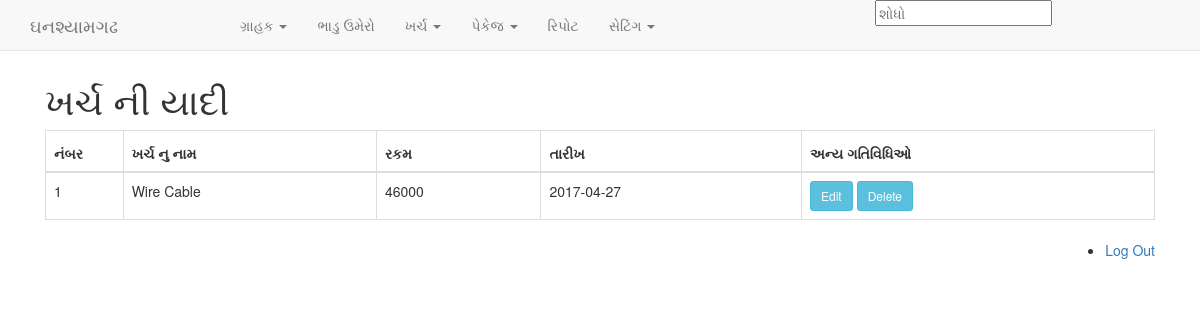
Page /index.php/expance on the committed database.
### tables this page shows
CREATE TABLE IF NOT EXISTS `tbl_expance` (
  `eid` int(11) NOT NULL AUTO_INCREMENT,
  `ename` varchar(255) NOT NULL,
  `expance_amount` int(11) NOT NULL,
  `expance_date` date NOT NULL,
  PRIMARY KEY (`eid`)
);

### application/controllers/Expance.php (called while the page is built, shortened)
<?php
class Expance extends CI_Controller {
private $limit = 20;
	function __construct()
	{
			$this->load->model('user','',TRUE);
			$this->load->model("ExpanceModel");
			$this->load->helper(array('form', 'url'));
    		$this->load->library('form_validation');
	}
	public function index()
	{
		$session_data = $this->session->userdata('logged_in');
		$data['email'] = $session_data['email'];
		$data['session_data'] = $session_data;
		$uri_segment = 4;
		$offset = $this->uri->segment($uri_segment);
		$viewdata = $this->ExpanceModel->get_paged_list($this->limit, $offset)->result();
		$data["viewdata"] = $viewdata;
		$data['title'] = 'Expance';
		$data['action'] = "All Record";
		$this->load->library('pagination');
		$config['base_url'] = base_url()."expance/index/";
		$config['total_rows'] = $this->ExpanceModel->count_all();
		$config['per_page'] = $this->limit;
		$config['uri_segment'] = $uri_segment;
		$this->pagination->initialize($config);
		$data['pagination'] = $this->pagination->create_links();
		$data['message'] = $this->session->flashdata('message');
		$data["num"] = $this->uri->segment(4);
		$this->load->view('header',$data);
		$this->load->view('expance/all',$data);
		$this->load->view('footer');
	}
}

### index.php (called while the page is built, shortened)
<?php
require_once BASEPATH.'core/CodeIgniter.php';

### application/models/Expancemodel.php (called while the page is built, shortened)
<?php
Class Expancemodel extends CI_Model
{
	private $table = 'tbl_expance';
	function get_paged_list($limit = 10, $offset = 0)
	{
		$this->db->order_by('eid');
		return $this->db->get($this->table, $limit, $offset);
	}
	function count_all()
	{
		$this->db->order_by('eid','desc');
		return $this->db->count_all($this->table);
	}
}
?>

### application/views/expance/all.php (the view)
 <section>
 	<div class="container">
     	<main class="main" style="margin-top:60px;">
         	<div class="table_wrapp">
             	<div class="content-header">
             	<div class="col-md-12">
                 	<h1 class="bg">ખર્ચ ની યાદી
                      </h1>
                 </div>
             	</div>
             </div>
             <div class="col-md-12">
     			<table id="example" class="table table-bordered" cellspacing="0" width="100%">
                 <thead>
                     <tr>
                         <th width="7%" height="42">નંબર  </th>
                          <th >ખર્ચ નુ નામ  </th>
                          <th > રકમ</th>
                          <th >  તારીખ</th>
                          <th  class="radius_right">અન્ય ગતિવિધિઓ</th>
                     </tr>
                 </thead>
                 <tbody>
                     <?php  $i=1; foreach($viewdata as $item) { ?>
                     <tr>
                         <td><?php echo $i+$num;  ?> </td>
                         <td><?php echo $item->ename;  ?> </td>
                         <td><?php echo $item->expance_amount;  ?></td>
                         <td><?php echo $item->expance_date;  ?></td>
                         <th>
                          <a href="<?php echo base_url(); ?>expance/edit/<?php echo $item->eid; ?>" class="btn btn-info btn-sm" role="button">Edit</a>
                          <a href="<?php echo base_url(); ?>expance/delete/<?php echo $item->eid; ?>" class="btn btn-info btn-sm" role="button" onclick="return confirm('Are you sure you want to delete?')">Delete</a>
                         </th>
                     </tr>
                     <?php $i++; } ?>
                 </tbody>
         </table>
   			</div>
</main>
     </div>
 </section>

### rows in the picture
tbl_expance: num "1", ename "Wire Cable", expance_amount "46000", expance_date "2017-04-27"
